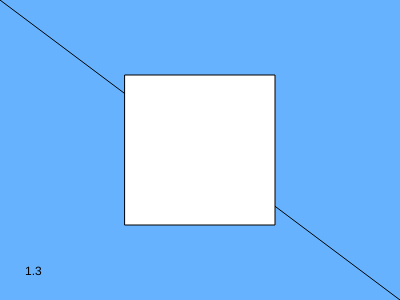
Frame 1 (no input)
Frame 60 (no input): identical to frame 1, image omitted
Frame 120 (the mouse pressed at the canvas centre since frame 60): identical to frame 1, image omitted

The p5.js sketch that drew this single still picture (run headless with seeded random() and noise() and a simulated clock; from frame 60 on, the mouse is pressed at the canvas centre):

// p5.js sketch
// ── sketch.js
function setup() {
  createCanvas(400, 300);
}

function draw() {
  background(102, 178, 255);
  line(0, 0, 400, 300);
  rectMode(CENTER);
  rect(200,150,150,150);
  text('1.3', 25,275);
}
